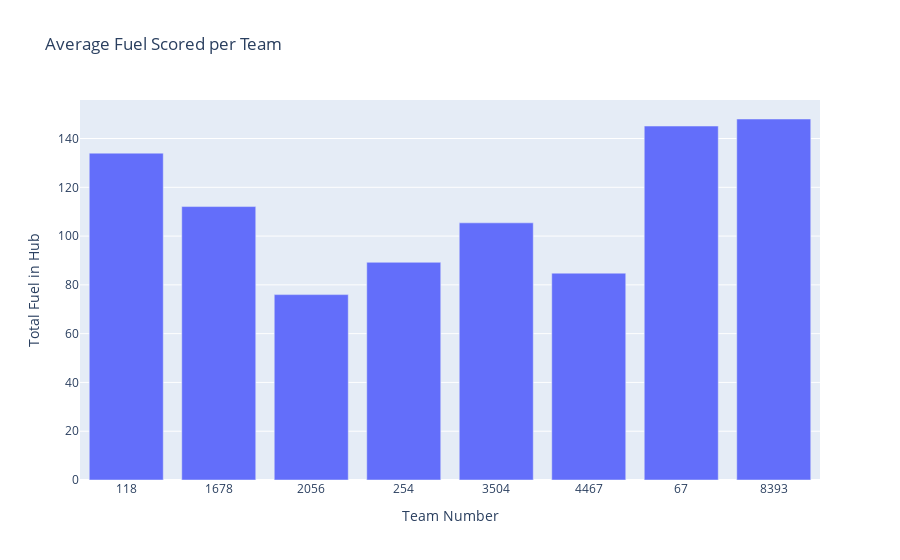

The notebook cell this image was saved under:
### Code cell
fig = px.bar(avg_overall, y="Total Fuel in Hub", title="Average Fuel Scored per Team")
fig.show()

### Figure 1 — Plotly figure (JSON) as saved in the notebook; plotly's stock layout.template omitted (floating-point values rounded to 4 significant figures)
{"data": [{"hovertemplate": "Team Number=%{x}<br>Total Fuel in Hub=%{y}<extra></extra>", "legendgroup": "", "marker": {"color": "#636efa", "pattern": {"shape": ""}}, "name": "", "orientation": "v", "showlegend": false, "textposition": "auto", "type": "bar", "x": ["118", "1678", "2056", "254", "3504", "4467", "67", "8393"], "xaxis": "x", "y": [134.0, 112.1, 76.0, 89.25, 105.4, 84.8, 145.1, 148.0], "yaxis": "y"}], "layout": {"barmode": "relative", "legend": {"tracegroupgap": 0}, "title": {"text": "Average Fuel Scored per Team"}, "xaxis": {"anchor": "y", "domain": [0, 1], "title": {"text": "Team Number"}}, "yaxis": {"anchor": "x", "domain": [0, 1], "title": {"text": "Total Fuel in Hub"}}}}
